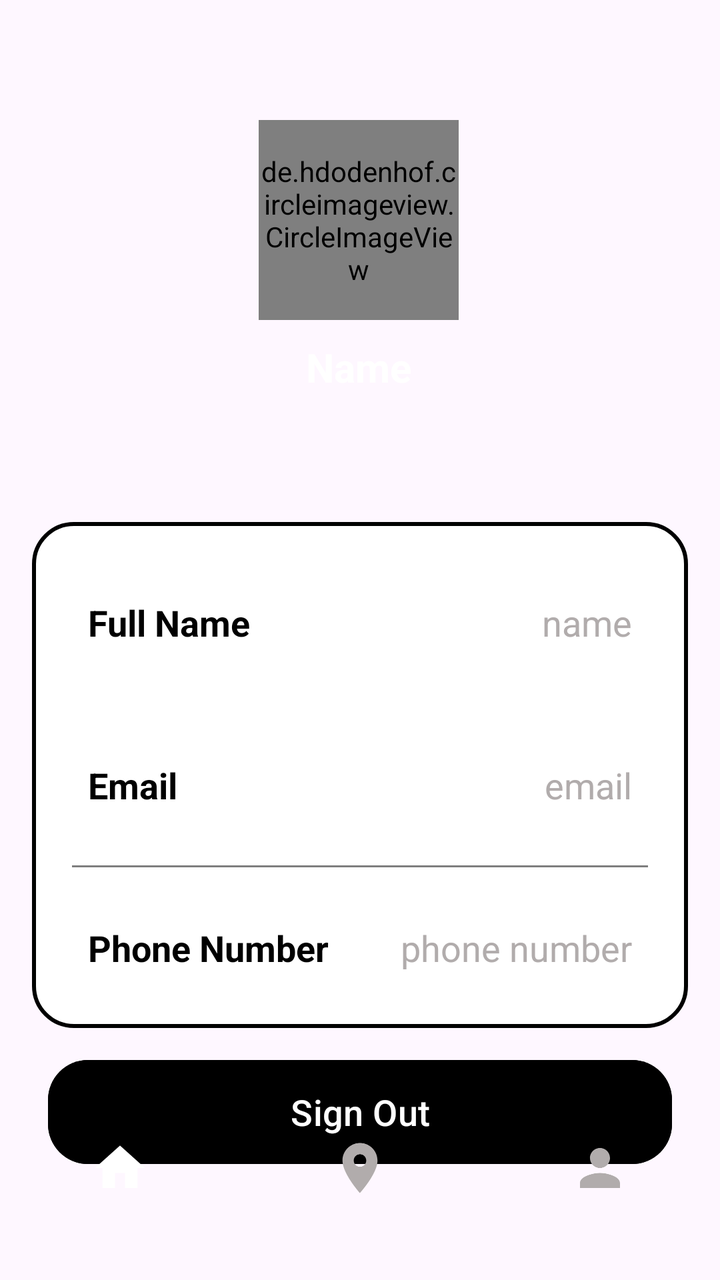
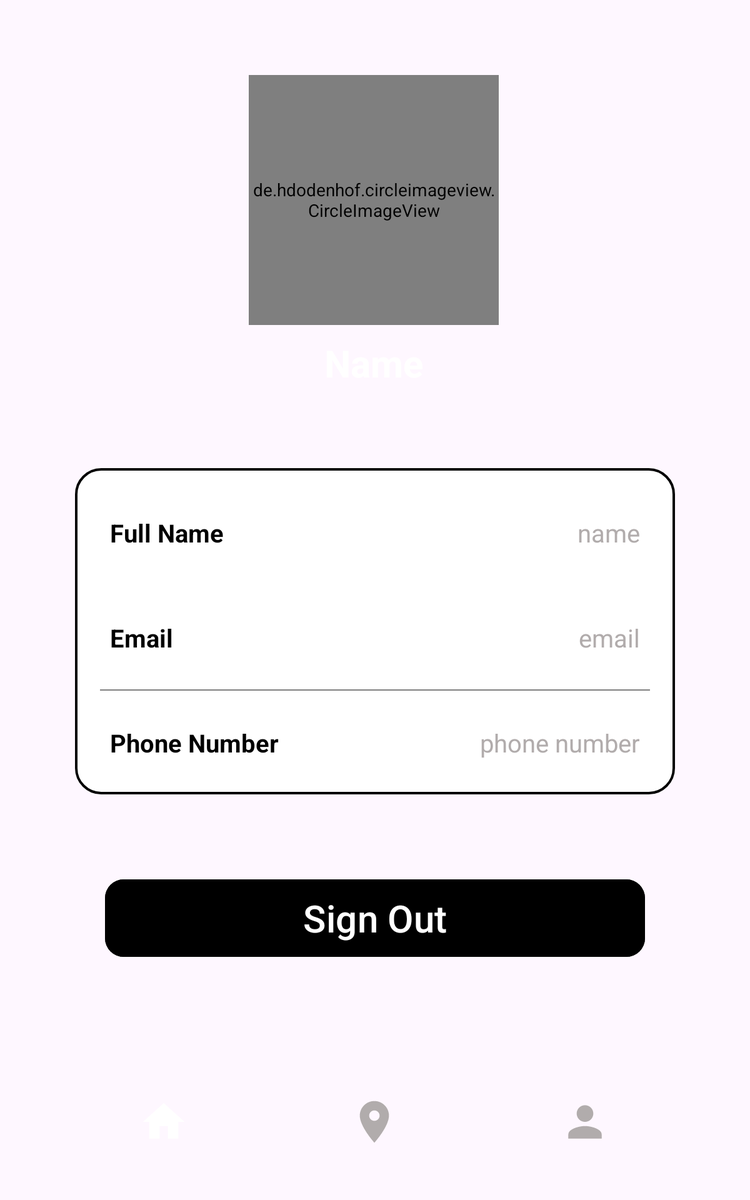

Two renders of one Android screen. The first uses the default layout on a phone; the second uses the alternative layout the repository ships for a different screen configuration, on a matching device. The two XML files are below.
<!-- AndroidManifest.xml: application theme Theme.CarCare -->
<!-- res/layout/activity_profile_page_admin.xml -->
<?xml version="1.0" encoding="utf-8"?>
<androidx.constraintlayout.widget.ConstraintLayout
    xmlns:android="http://schemas.android.com/apk/res/android"
    xmlns:app="http://schemas.android.com/apk/res-auto"
    xmlns:tools="http://schemas.android.com/tools"
    android:layout_width="match_parent"
    android:layout_height="match_parent"
    android:background="@drawable/background"
    tools:context=".ProfileActivity">



    <de.hdodenhof.circleimageview.CircleImageView
        android:id="@+id/profileImg"
        android:layout_width="100dp"
        android:layout_height="100dp"
        android:layout_marginTop="60dp"
        android:src="@drawable/profile_pic"
        app:layout_constraintEnd_toEndOf="parent"
        app:layout_constraintHorizontal_bias="0.498"
        app:layout_constraintStart_toStartOf="parent"
        app:layout_constraintTop_toTopOf="parent" />

    <TextView
        android:id="@+id/titleName"
        android:layout_width="wrap_content"
        android:layout_height="wrap_content"
        android:layout_marginTop="10dp"
        android:text="Name"
        android:textColor="@color/white"
        android:textSize="20sp"
        android:textStyle="bold"
        app:layout_constraintEnd_toEndOf="@id/profileImg"
        app:layout_constraintStart_toStartOf="@id/profileImg"
        app:layout_constraintTop_toBottomOf="@id/profileImg" />

    <LinearLayout
        android:id="@+id/linearLayout"
        android:layout_width="match_parent"
        android:layout_height="wrap_content"
        android:layout_marginStart="16dp"
        android:layout_marginTop="64dp"
        android:layout_marginEnd="16dp"
        android:background="@drawable/white_background"
        android:orientation="vertical"
        android:padding="10dp"
        app:layout_constraintEnd_toEndOf="parent"
        app:layout_constraintHorizontal_bias="0.0"
        app:layout_constraintStart_toStartOf="parent"
        app:layout_constraintTop_toBottomOf="@+id/titleName">

        <LinearLayout
            android:layout_width="match_parent"
            android:layout_height="match_parent"
            android:layout_marginLeft="10dp"
            android:layout_marginTop="20dp"
            android:layout_marginRight="10dp"
            android:layout_marginBottom="10dp"
            android:orientation="horizontal"
            android:padding="8dp">

            <TextView
                android:id="@+id/name"
                android:layout_width="wrap_content"
                android:layout_height="wrap_content"
                android:layout_weight="1"
                android:text="Full Name"
                android:textColor="@color/black"
                android:textSize="18sp"
                android:textStyle="bold" />

            <TextView
                android:id="@+id/profileName"
                android:layout_width="wrap_content"
                android:layout_height="wrap_content"
                android:layout_weight="1"
                android:text="name"
                android:textAlignment="viewEnd"
                android:textColor="@color/grey"
                android:textSize="18sp" />

        </LinearLayout>

        <androidx.appcompat.widget.AppCompatImageView
            android:layout_width="match_parent"
            android:layout_height="1dp"
            android:layout_margin="10dp"
            android:alpha="0.5"
            android:background="@color/royalBlue" />

        <LinearLayout
            android:layout_width="match_parent"
            android:layout_height="match_parent"
            android:layout_margin="10dp"
            android:orientation="horizontal"
            android:padding="8dp">

            <TextView
                android:id="@+id/email"
                android:layout_width="wrap_content"
                android:layout_height="wrap_content"
                android:layout_weight="1"
                android:text="Email"
                android:textColor="@color/black"
                android:textSize="18sp"
                android:textStyle="bold" />

            <TextView
                android:id="@+id/profileEmail"
                android:layout_width="wrap_content"
                android:layout_height="wrap_content"
                android:layout_weight="1"
                android:text="email"
                android:textAlignment="viewEnd"
                android:textColor="@color/grey"
                android:textSize="18sp" />

        </LinearLayout>

        <androidx.appcompat.widget.AppCompatImageView
            android:layout_width="match_parent"
            android:layout_height="1dp"
            android:layout_margin="10dp"
            android:alpha="0.5"
            android:background="@color/black" />

        <LinearLayout
            android:layout_width="match_parent"
            android:layout_height="match_parent"
            android:layout_margin="10dp"
            android:orientation="horizontal"
            android:padding="8dp">

            <TextView
                android:id="@+id/phoneNumber"
                android:layout_width="wrap_content"
                android:layout_height="wrap_content"
                android:layout_weight="1"
                android:text="Phone Number"
                android:textColor="@color/black"
                android:textSize="18sp"
                android:textStyle="bold" />

            <TextView
                android:id="@+id/profilePhoneNumber"
                android:layout_width="wrap_content"
                android:layout_height="wrap_content"
                android:layout_weight="1"
                android:text="phone number"
                android:textAlignment="viewEnd"
                android:textColor="@color/grey"
                android:textSize="18sp" />

        </LinearLayout>

    </LinearLayout>


    <androidx.appcompat.widget.LinearLayoutCompat
        android:id="@+id/layout"
        android:layout_width="match_parent"
        android:layout_height="wrap_content"
        android:orientation="vertical"
        android:padding="8dp"
        app:layout_constraintBottom_toTopOf="@+id/bottomNavigationView"
        app:layout_constraintEnd_toEndOf="parent"
        app:layout_constraintHorizontal_bias="0.0"
        app:layout_constraintStart_toStartOf="parent"
        app:layout_constraintTop_toBottomOf="@+id/linearLayout"
        app:layout_constraintVertical_bias="0.139">


        <Button
            android:id="@+id/logoutButton"
            android:layout_width="match_parent"
            android:layout_height="60dp"
            android:layout_marginStart="16dp"
            android:layout_marginTop="12dp"
            android:layout_marginEnd="16dp"


            android:backgroundTint="@color/royalBlue"
            android:gravity="center"
            android:text="Sign Out"
            android:textSize="18sp"
            app:cornerRadius="20dp"
            app:layout_constraintEnd_toEndOf="@id/linearLayout"
            app:layout_constraintHorizontal_bias="0.0"
            app:layout_constraintStart_toStartOf="@id/linearLayout"
            app:layout_constraintTop_toBottomOf="@+id/editButton" />


    </androidx.appcompat.widget.LinearLayoutCompat>

    <com.google.android.material.bottomnavigation.BottomNavigationView
        android:id="@+id/bottomNavigationView"
        android:layout_width="match_parent"
        android:layout_height="wrap_content"
        android:layout_alignParentBottom="true"
        android:layout_marginBottom="16dp"
        android:background="@drawable/bottom_background"
        android:elevation="2dp"
        app:itemIconSize="30dp"
        app:itemIconTint="@drawable/item_selector"
        app:itemRippleColor="@android:color/transparent"
        app:labelVisibilityMode="unlabeled"
        app:layout_constraintBottom_toBottomOf="parent"
        app:layout_constraintEnd_toEndOf="@+id/linearLayout"
        app:layout_constraintStart_toStartOf="@+id/linearLayout"
        app:layout_constraintVertical_bias="0.8"
        app:menu="@menu/bottom_menu" />

</androidx.constraintlayout.widget.ConstraintLayout>
<!-- resources referenced by this layout -->
<resources>
  <color name="black">#FF000000</color>
  <color name="grey">#B1ACAC</color>
  <color name="white">#FFFFFFFF</color>
  <!-- drawable bottom_background (drawable) -->
  <?xml version="1.0" encoding="utf-8"?>
  <shape xmlns:android="http://schemas.android.com/apk/res/android"
      android:shape="rectangle">
  
      <solid
          android:color="@color/royalBlue"/>
      <corners
          android:radius="40dp"/>
  </shape>
  <!-- drawable item_selector (drawable) -->
  <?xml version="1.0" encoding="utf-8"?>
  <selector xmlns:android="http://schemas.android.com/apk/res/android">
  
      <item
          android:state_selected="true"
          android:color = "@color/white"/>
      <item
          android:state_selected="false"
          android:color= "@color/grey"/>
  
  </selector>
  <!-- drawable profile_pic: png bitmap (drawable, 21959 bytes) -->
  <!-- drawable white_background (drawable) -->
  <?xml version="1.0" encoding="utf-8"?>
  <selector xmlns:android="http://schemas.android.com/apk/res/android">
      <item>
          <shape android:shape="rectangle">
              <solid android:color="@color/white"/>
              <corners android:radius="20dp"/>
              <stroke
                  android:width="2dp"
                  android:color="@color/royalBlue"/>
          </shape>
      </item>
  </selector>
  <style name="Theme.CarCare" parent="Base.Theme.CarCare" />
  <style name="Base.Theme.CarCare" parent="Theme.Material3.DayNight.NoActionBar">
          
          
      </style>
</resources>
<!-- res/layout-sw600dp/activity_profile_page_admin.xml (the repository's variant of the layout above) -->
<!-- drawn on a 7-inch tablet held upright -->
<?xml version="1.0" encoding="utf-8"?>
<androidx.constraintlayout.widget.ConstraintLayout
    xmlns:android="http://schemas.android.com/apk/res/android"
    xmlns:app="http://schemas.android.com/apk/res-auto"
    xmlns:tools="http://schemas.android.com/tools"
    android:layout_width="match_parent"
    android:layout_height="match_parent"
    android:background="@drawable/background"
    tools:context=".ProfileActivity">

    <de.hdodenhof.circleimageview.CircleImageView
        android:id="@+id/profileImg"
        android:layout_width="200dp"
        android:layout_height="200dp"
        android:layout_marginTop="60dp"
        android:src="@drawable/profile_pic"
        app:layout_constraintEnd_toEndOf="parent"
        app:layout_constraintHorizontal_bias="0.498"
        app:layout_constraintStart_toStartOf="parent"
        app:layout_constraintTop_toTopOf="parent" />

    <TextView
        android:id="@+id/titleName"
        android:layout_width="wrap_content"
        android:layout_height="wrap_content"
        android:layout_marginTop="10dp"
        android:text="Name"
        android:textColor="@color/white"
        android:textSize="30sp"
        android:textStyle="bold"
        app:layout_constraintEnd_toEndOf="@id/profileImg"
        app:layout_constraintStart_toStartOf="@id/profileImg"
        app:layout_constraintTop_toBottomOf="@id/profileImg" />

    <LinearLayout
        android:id="@+id/linearLayout"
        android:layout_width="0dp"
        android:layout_height="wrap_content"
        android:layout_marginTop="64dp"
        android:background="@drawable/white_background"
        android:orientation="vertical"
        android:padding="10dp"
        app:layout_constraintEnd_toStartOf="@+id/guideline1"
        app:layout_constraintHorizontal_bias="0.0"
        app:layout_constraintStart_toStartOf="@+id/guideline"
        app:layout_constraintTop_toBottomOf="@+id/titleName">

        <LinearLayout
            android:layout_width="match_parent"
            android:layout_height="match_parent"
            android:layout_marginLeft="10dp"
            android:layout_marginTop="20dp"
            android:layout_marginRight="10dp"
            android:layout_marginBottom="10dp"
            android:orientation="horizontal"
            android:padding="8dp">

            <TextView
                android:id="@+id/name"
                android:layout_width="wrap_content"
                android:layout_height="wrap_content"
                android:layout_weight="1"
                android:text="Full Name"
                android:textColor="@color/black"
                android:textSize="20sp"
                android:textStyle="bold" />

            <TextView
                android:id="@+id/profileName"
                android:layout_width="wrap_content"
                android:layout_height="wrap_content"
                android:layout_weight="1"
                android:text="name"
                android:textAlignment="viewEnd"
                android:textColor="@color/grey"
                android:textSize="20sp" />

        </LinearLayout>

        <androidx.appcompat.widget.AppCompatImageView
            android:layout_width="match_parent"
            android:layout_height="1dp"
            android:layout_margin="10dp"
            android:alpha="0.5"
            android:background="@color/royalBlue" />

        <LinearLayout
            android:layout_width="match_parent"
            android:layout_height="match_parent"
            android:layout_margin="10dp"
            android:orientation="horizontal"
            android:padding="8dp">

            <TextView
                android:id="@+id/email"
                android:layout_width="wrap_content"
                android:layout_height="wrap_content"
                android:layout_weight="1"
                android:text="Email"
                android:textColor="@color/black"
                android:textSize="20sp"
                android:textStyle="bold" />

            <TextView
                android:id="@+id/profileEmail"
                android:layout_width="wrap_content"
                android:layout_height="wrap_content"
                android:layout_weight="1"
                android:text="email"
                android:textAlignment="viewEnd"
                android:textColor="@color/grey"
                android:textSize="20sp" />

        </LinearLayout>

        <androidx.appcompat.widget.AppCompatImageView
            android:layout_width="match_parent"
            android:layout_height="1dp"
            android:layout_margin="10dp"
            android:alpha="0.5"
            android:background="@color/black" />

        <LinearLayout
            android:layout_width="match_parent"
            android:layout_height="match_parent"
            android:layout_margin="10dp"
            android:orientation="horizontal"
            android:padding="8dp">

            <TextView
                android:id="@+id/phoneNumber"
                android:layout_width="wrap_content"
                android:layout_height="wrap_content"
                android:layout_weight="1"
                android:text="Phone Number"
                android:textColor="@color/black"
                android:textSize="20sp"
                android:textStyle="bold" />

            <TextView
                android:id="@+id/profilePhoneNumber"
                android:layout_width="wrap_content"
                android:layout_height="wrap_content"
                android:layout_weight="1"
                android:text="phone number"
                android:textAlignment="viewEnd"
                android:textColor="@color/grey"
                android:textSize="20sp" />

        </LinearLayout>

    </LinearLayout>


    <androidx.appcompat.widget.LinearLayoutCompat
        android:id="@+id/layout"
        android:layout_width="0dp"
        android:layout_height="wrap_content"
        android:orientation="vertical"
        android:padding="8dp"
        android:layout_marginTop="30dp"
        app:layout_constraintBottom_toTopOf="@+id/bottomNavigationView"
        app:layout_constraintEnd_toStartOf="@+id/guideline1"
        app:layout_constraintHorizontal_bias="0.0"
        app:layout_constraintStart_toStartOf="@+id/guideline"
        app:layout_constraintTop_toBottomOf="@+id/linearLayout"
        app:layout_constraintVertical_bias="0.139">


        <Button
            android:id="@+id/logoutButton"
            android:layout_width="match_parent"
            android:layout_height="70dp"
            android:layout_marginStart="16dp"
            android:layout_marginTop="12dp"
            android:layout_marginEnd="16dp"


            android:backgroundTint="@color/royalBlue"
            android:gravity="center"
            android:text="Sign Out"
            android:textSize="30sp"
            app:cornerRadius="15dp"
            app:layout_constraintEnd_toEndOf="@id/linearLayout"
            app:layout_constraintHorizontal_bias="0.0"
            app:layout_constraintStart_toStartOf="@id/linearLayout"
            app:layout_constraintTop_toBottomOf="@+id/editButton" />


    </androidx.appcompat.widget.LinearLayoutCompat>

    <com.google.android.material.bottomnavigation.BottomNavigationView
        android:id="@+id/bottomNavigationView"
        android:layout_width="0dp"
        android:layout_height="0dp"
        android:layout_alignParentBottom="true"
        android:background="@drawable/bottom_background"
        android:elevation="2dp"
        app:itemIconSize="40dp"
        app:itemIconTint="@drawable/item_selector"
        app:itemRippleColor="@android:color/transparent"
        app:labelVisibilityMode="unlabeled"
        app:layout_constraintBottom_toTopOf="@+id/guideline5"
        app:layout_constraintEnd_toStartOf="@+id/guideline3"
        app:layout_constraintStart_toStartOf="@+id/guideline2"
        app:layout_constraintTop_toTopOf="@+id/guideline6"
        app:menu="@menu/bottom_menu" />

    <androidx.constraintlayout.widget.Guideline
        android:id="@+id/guideline"
        android:layout_width="wrap_content"
        android:layout_height="wrap_content"
        android:orientation="vertical"
        app:layout_constraintGuide_percent="0.10" />


    <androidx.constraintlayout.widget.Guideline
        android:id="@+id/guideline1"
        android:layout_width="wrap_content"
        android:layout_height="wrap_content"
        android:orientation="vertical"
        app:layout_constraintGuide_percent="0.90" />

    <androidx.constraintlayout.widget.Guideline
        android:id="@+id/guideline6"
        android:layout_width="wrap_content"
        android:layout_height="wrap_content"
        android:orientation="horizontal"
        app:layout_constraintGuide_percent="0.90" />


    <androidx.constraintlayout.widget.Guideline
        android:id="@+id/guideline5"
        android:layout_width="wrap_content"
        android:layout_height="wrap_content"
        android:orientation="horizontal"
        app:layout_constraintGuide_percent="0.97" />

    <androidx.constraintlayout.widget.Guideline
        android:id="@+id/guideline2"
        android:layout_width="wrap_content"
        android:layout_height="wrap_content"
        android:orientation="vertical"
        app:layout_constraintGuide_percent="0.05" />


    <androidx.constraintlayout.widget.Guideline
        android:id="@+id/guideline3"
        android:layout_width="wrap_content"
        android:layout_height="wrap_content"
        android:orientation="vertical"
        app:layout_constraintGuide_percent="0.95" />


</androidx.constraintlayout.widget.ConstraintLayout>
